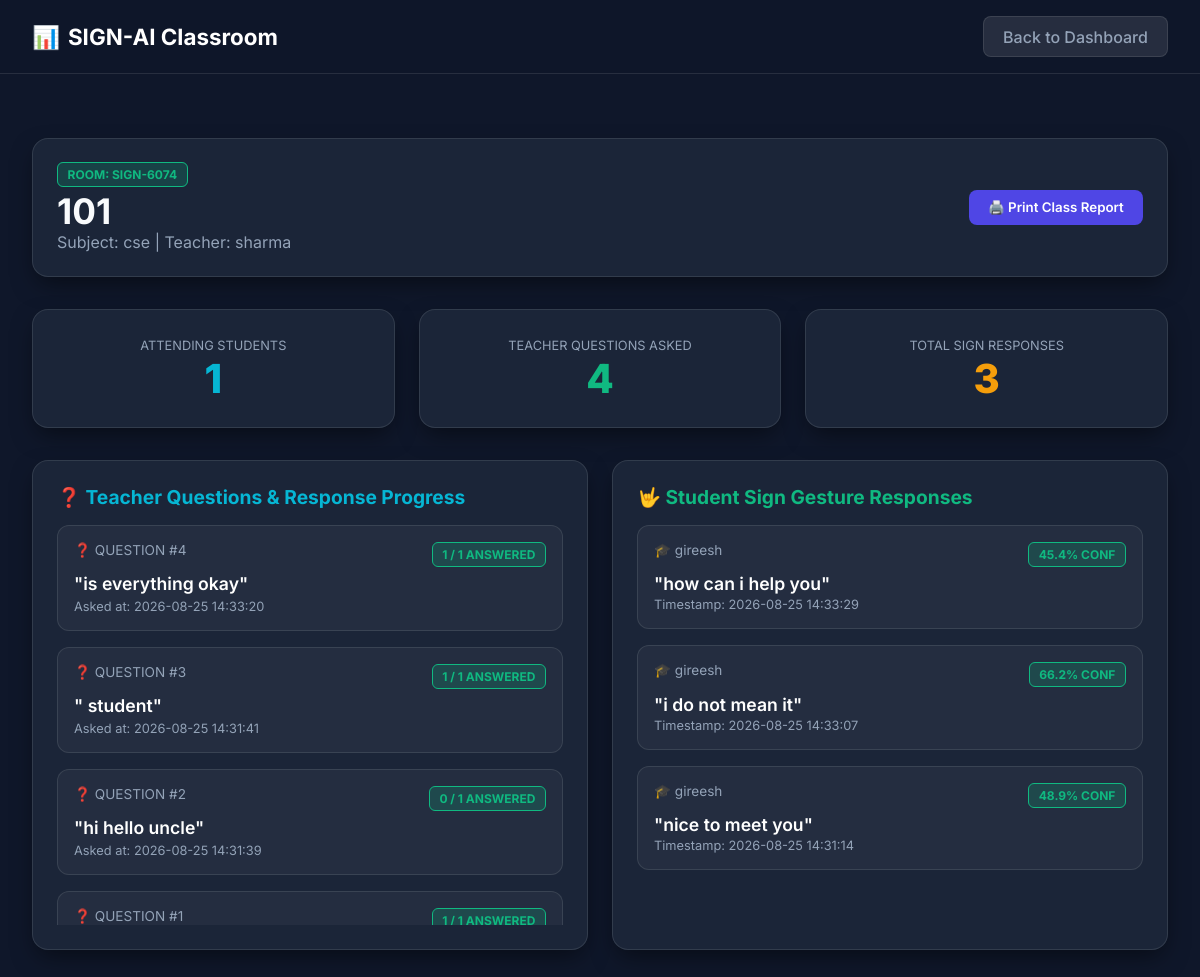
The app's page /report/SIGN-6074 with its own data.
### tables this page shows
CREATE TABLE rooms (
                room_code TEXT PRIMARY KEY,
                teacher_name TEXT NOT NULL,
                room_name TEXT NOT NULL,
                subject TEXT NOT NULL,
                description TEXT,
                max_students INTEGER DEFAULT 30,
                password TEXT,
                created_at TEXT NOT NULL,
                status TEXT DEFAULT 'active'
            );

CREATE TABLE questions (
                question_id TEXT PRIMARY KEY,
                room_code TEXT NOT NULL,
                teacher_name TEXT NOT NULL,
                question_text TEXT NOT NULL,
                created_at TEXT NOT NULL,
                FOREIGN KEY (room_code) REFERENCES rooms (room_code)
            );

CREATE TABLE student_responses (
                id INTEGER PRIMARY KEY AUTOINCREMENT,
                question_id TEXT NOT NULL,
                room_code TEXT NOT NULL,
                student_name TEXT NOT NULL,
                predicted_answer TEXT NOT NULL,
                confidence REAL NOT NULL,
                status TEXT DEFAULT 'ANSWERED',
                created_at TEXT NOT NULL,
                updated_at TEXT NOT NULL,
                FOREIGN KEY (question_id) REFERENCES questions (question_id),
                FOREIGN KEY (room_code) REFERENCES rooms (room_code)
            );

### app.py (the view)
@app.route('/report/<room_code>')
def report_page(room_code):
    room = db.get_room(room_code)
    if not room:
        return redirect(url_for('index_page'))
    members = db.get_room_members(room_code)
    questions = db.get_questions_by_room(room_code)
    sign_logs = db.get_filtered_history(room_code=room_code)
    return render_template('report.html', room=room, members=members, questions=questions, sign_logs=sign_logs)

### app.py (called while the page is built)
@app.after_request
def add_header(response):
    response.headers['Cache-Control'] = 'no-cache, no-store, must-revalidate'
    response.headers['Pragma'] = 'no-cache'
    response.headers['Expires'] = '0'
    return response

### src/database.py (called while the page is built)
    def _get_connection(self):
        return sqlite3.connect(self.db_path)

    def get_room(self, room_code):
        conn = self._get_connection()
        cursor = conn.cursor()
        cursor.execute("SELECT room_code, teacher_name, room_name, subject, description, max_students, password, created_at, status FROM rooms WHERE room_code = ?", (room_code,))
        row = cursor.fetchone()
        conn.close()
        if row:
            return {
                'room_code': row[0],
                'teacher_name': row[1],
                'room_name': row[2],
                'subject': row[3],
                'description': row[4],
                'max_students': row[5],
                'password': row[6],
                'created_at': row[7],
                'status': row[8]
            }
        return None

    def get_room_members(self, room_code):
        conn = self._get_connection()
        cursor = conn.cursor()
        cursor.execute("SELECT id, student_name, status, joined_at FROM room_members WHERE room_code = ? ORDER BY id ASC", (room_code,))
        rows = cursor.fetchall()
        conn.close()
        return [{'id': r[0], 'student_name': r[1], 'status': r[2], 'joined_at': r[3]} for r in rows]

    def get_responses_by_question(self, question_id):
        conn = self._get_connection()
        cursor = conn.cursor()
        cursor.execute("SELECT id, question_id, room_code, student_name, predicted_answer, confidence, status, updated_at FROM student_responses WHERE question_id = ? ORDER BY updated_at DESC", (question_id,))
        rows = cursor.fetchall()
        conn.close()
        return [{
            'id': r[0],
            'question_id': r[1],
            'room_code': r[2],
            'student_name': r[3],
            'predicted_answer': r[4],
            'confidence': float(r[5]),
            'status': r[6],
            'updated_at': r[7]
        } for r in rows]

### templates/report.html (shortened to what this page needs)
<!DOCTYPE html>
<html lang="en">
<head>
    <link rel="stylesheet" href="{{ url_for('static', filename='css/classroom.css') }}">
</head>
<body>
    <nav class="navbar">
        <div class="nav-brand">
            <span>📊</span>
            <a href="/" style="color: inherit; text-decoration: none;">SIGN-AI Classroom</a>
        </div>
        <div class="nav-links">
            <a href="/teacher/{{ room.room_code }}" class="btn btn-secondary">Back to Dashboard</a>
        </div>
    </nav>
    <div class="container" style="margin-top: 2rem;">
        <div class="glass-card" style="margin-bottom: 2rem;">
            <div style="display: flex; justify-content: space-between; align-items: center;">
                <div>
                    <span class="badge badge-success">ROOM: {{ room.room_code }}</span>
                    <h1 style="font-size: 2.2rem; margin-top: 0.4rem;">{{ room.room_name }}</h1>
                    <p style="color: var(--text-muted);">Subject: {{ room.subject }} | Teacher: {{ room.teacher_name }}</p>
                </div>
                <button class="btn btn-primary" onclick="window.print()">🖨️ Print Class Report</button>
            </div>
        </div>
        <div style="display: grid; grid-template-columns: repeat(auto-fit, minmax(220px, 1fr)); gap: 1.5rem; margin-bottom: 2rem;">
            <div class="glass-card" style="text-align: center;">
                <label style="font-size: 0.8rem; color: var(--text-muted);">ATTENDING STUDENTS</label>
                <div style="font-size: 2.5rem; font-weight: 800; color: var(--secondary-color);">{{ members|length }}</div>
            </div>
            <div class="glass-card" style="text-align: center;">
                <label style="font-size: 0.8rem; color: var(--text-muted);">TEACHER QUESTIONS ASKED</label>
                <div style="font-size: 2.5rem; font-weight: 800; color: var(--accent-green);">{{ questions|length }}</div>
            </div>
            <div class="glass-card" style="text-align: center;">
                <label style="font-size: 0.8rem; color: var(--text-muted);">TOTAL SIGN RESPONSES</label>
                <div style="font-size: 2.5rem; font-weight: 800; color: var(--accent-amber);">{{ sign_logs|length }}</div>
            </div>
        </div>
        <div class="dashboard-grid" style="grid-template-columns: 1fr 1fr;">
            <div class="glass-card">
                <h3 style="font-size: 1.2rem; margin-bottom: 1rem; color: var(--secondary-color);">❓ Teacher Questions & Response Progress</h3>
                <div class="timeline-list">
                    {% for q in questions %}
                    <div class="timeline-item">
                        <div class="timeline-header">
                            <span>❓ QUESTION #{{ loop.revindex }}</span>
                            <span class="badge badge-success">{{ q.answered_count }} / {{ members|length }} Answered</span>
                        </div>
                        <div class="timeline-message">"{{ q.question_text }}"</div>
                        <div style="font-size: 0.8rem; color: var(--text-muted); margin-top: 0.3rem;">Asked at: {{ q.created_at }}</div>
                    </div>
                    {% else %}
                    <p style="color: var(--text-muted); text-align: center;">No teacher questions recorded.</p>
                    {% endfor %}
                </div>
            </div>
            <div class="glass-card">
                <h3 style="font-size: 1.2rem; margin-bottom: 1rem; color: var(--accent-green);">🤟 Student Sign Gesture Responses</h3>
                <div class="timeline-list">
                    {% for log in sign_logs %}
                    <div class="timeline-item">
                        <div class="timeline-header">
                            <span>🎓 {{ log.student_name }}</span>
                            <span class="badge badge-success">{{ (log.confidence * 100)|round(1) }}% Conf</span>
                        </div>
                        <div class="timeline-message">"{{ log.detected_sentence }}"</div>
                        <div style="font-size: 0.8rem; color: var(--text-muted); margin-top: 0.2rem;">Timestamp: {{ log.timestamp }}</div>
                    </div>
                    {% else %}
                    <p style="color: var(--text-muted); text-align: center;">No student sign responses recorded.</p>
                    {% endfor %}
                </div>
            </div>
        </div>
    </div>
</body>
</html>

### static/css/classroom.css (style rules this page uses)
:root { --primary-color: #4f46e5; --primary-hover: #4338ca; --secondary-color: #06b6d4; --bg-dark: #0f172a; --card-bg: rgba(30, 41, 59, 0.85); --border-color: rgba(255, 255, 255, 0.1); --text-main: #f8fafc; --text-muted: #94a3b8; --accent-green: #10b981; --accent-red: #ef4444; --accent-amber: #f59e0b; }
* { box-sizing: border-box; margin: 0; padding: 0; font-family: 'Inter', system-ui, -apple-system, sans-serif; }
body { background-color: var(--bg-dark); color: var(--text-main); min-height: 100vh; display: flex; flex-direction: column; }
.navbar { background: rgba(15, 23, 42, 0.95); backdrop-filter: blur(12px); border-bottom: 1px solid var(--border-color); padding: 1rem 2rem; display: flex; justify-content: space-between; align-items: center; position: sticky; top: 0; z-index: 100; }
.nav-brand { font-size: 1.4rem; font-weight: 700; color: #fff; display: flex; align-items: center; gap: 0.5rem; }
.nav-links { display: flex; gap: 1.5rem; align-items: center; }
.nav-links a { color: var(--text-muted); text-decoration: none; font-weight: 500; transition: color 0.2s; }
.btn { padding: 0.6rem 1.2rem; border-radius: 0.5rem; font-weight: 600; cursor: pointer; border: none; transition: all 0.2s; text-decoration: none; display: inline-flex; align-items: center; gap: 0.5rem; }
.btn-primary { background: var(--primary-color); color: #fff; }
.btn-secondary { background: rgba(255, 255, 255, 0.1); color: #fff; border: 1px solid var(--border-color); }
.container { max-width: 1400px; margin: 0 auto; padding: 2rem; width: 100%; flex: 1; }
.glass-card { background: var(--card-bg); backdrop-filter: blur(16px); border: 1px solid var(--border-color); border-radius: 1rem; padding: 1.5rem; box-shadow: 0 10px 25px -5px rgba(0, 0, 0, 0.5); }
.dashboard-grid { display: grid; grid-template-columns: 300px 1fr 340px; gap: 1.5rem; }
@media (max-width: 1200px) { .dashboard-grid { grid-template-columns: 1fr; } }
.badge { padding: 0.25rem 0.6rem; border-radius: 0.375rem; font-size: 0.75rem; font-weight: 700; text-transform: uppercase; }
.badge-success { background: rgba(16, 185, 129, 0.2); color: var(--accent-green); border: 1px solid var(--accent-green); }
.timeline-list { display: flex; flex-direction: column; gap: 1rem; max-height: 400px; overflow-y: auto; }
.timeline-item { background: rgba(255, 255, 255, 0.04); border: 1px solid var(--border-color); padding: 1rem; border-radius: 0.75rem; }
.timeline-header { display: flex; justify-content: space-between; margin-bottom: 0.4rem; font-size: 0.85rem; color: var(--text-muted); }
.timeline-message { font-size: 1.1rem; font-weight: 600; color: #fff; }

### records on screen
rooms: room_code "SIGN-6074", room_name "101", subject "cse", teacher_name "sharma"
questions: answered_count "1", members "1", question_text "is everything okay", created_at "2026-08-25 14:33:20"
questions: answered_count "1", members "1", question_text "student", created_at "2026-08-25 14:31:41"
questions: answered_count "0", members "1", question_text "hi hello uncle", created_at "2026-08-25 14:31:39"
questions: answered_count "1", members "1"
student_responses: student_name "gireesh", (log.confidence*100)|round(1) "45.4", detected_sentence "how can i help you", timestamp "2026-08-25 14:33:29"
student_responses: student_name "gireesh", (log.confidence*100)|round(1) "66.2", detected_sentence "i do not mean it", timestamp "2026-08-25 14:33:07"
student_responses: student_name "gireesh", (log.confidence*100)|round(1) "48.9", detected_sentence "nice to meet you", timestamp "2026-08-25 14:31:14"

### other values on screen
{{ members|length }} "1"
{{ questions|length }} "4"
{{ sign_logs|length }} "3"
